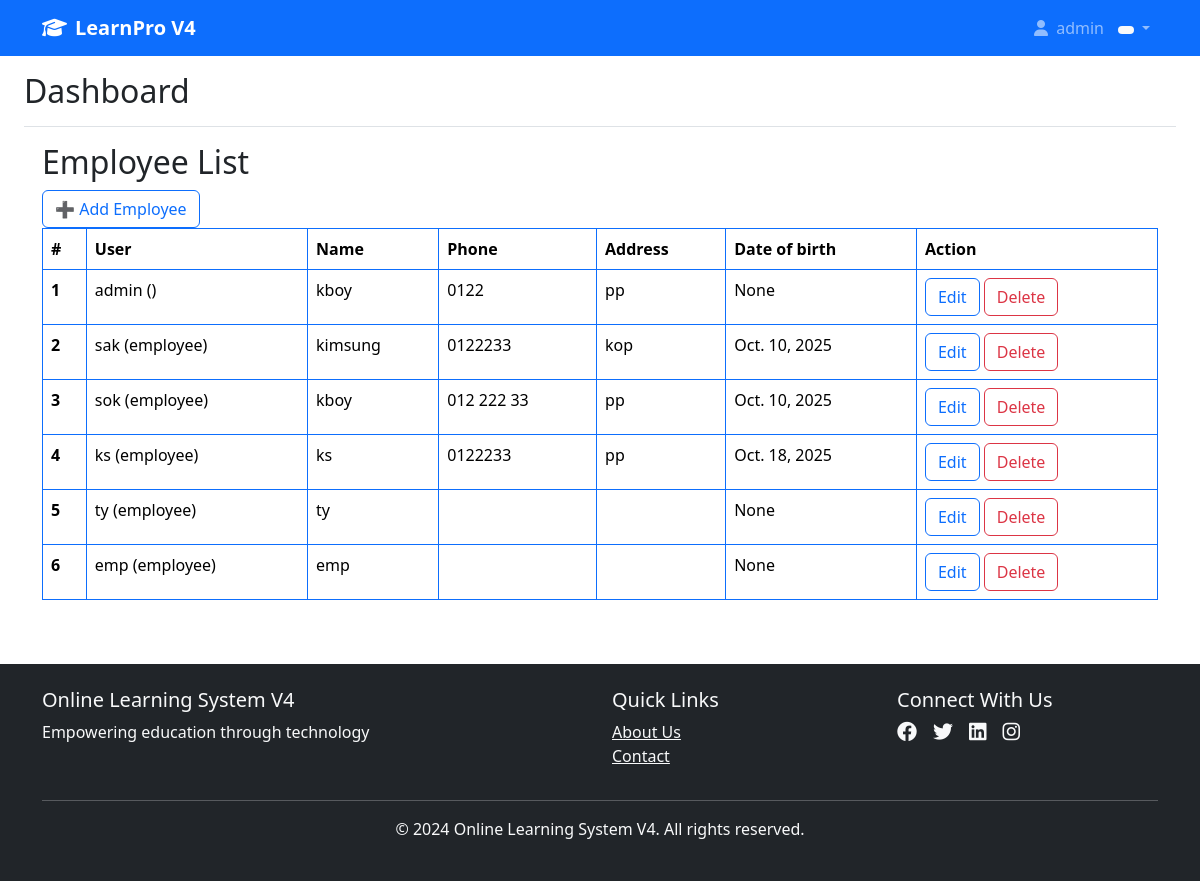
Page /employees/ (signed in) on the committed database.
### users/models.py (models this page shows, shortened)
class User(AbstractUser):
    ROLE_CHOICES = (
        ('student', 'Student'),
        ('instructor', 'Instructor'),
        ('employee', 'Employee'),
    )
    role = models.CharField(max_length=20, choices=ROLE_CHOICES)
    def __str__(self):
        return f"{self.username} ({self.role})"

class Employee(models.Model):
    user = models.OneToOneField(settings.AUTH_USER_MODEL, on_delete=models.CASCADE)
    name = models.CharField(max_length=100)
    phone = models.CharField(max_length=20)
    address = models.TextField()
    date_of_birth = models.DateField(blank=True, null=True)

### users/decorators.py (the view)
    def wrapper_func(request, *args, **kwargs):
        if 'user_id' in request.session:
            return view_func(request, *args, **kwargs)
        else:
            messages.error(request, "Please login to access this page.")
            return redirect('/login/')  # DIRECT PATH

### users/views.py (called while the page is built)
@login_required
def employee_list(request):
    employees = Employee.objects.all()
    return render(request, 'employees/employee_list.html', {'employees': employees})

### users/templates/employees/employee_list.html (shortened to what this page needs)
{% extends 'base.html' %}
{% block content %}
<!DOCTYPE html>
<html lang="en">
  <head>
    <link
      href="https://cdn.jsdelivr.net/npm/bootstrap@5.3.7/dist/css/bootstrap.min.css"
      rel="stylesheet"
    />
  </head>
  <body>
    <div class="container">
      <h2>Employee List</h2>
      <a href="{% url 'employee_add' %}" class="btn btn-outline-primary">➕ Add Employee</a>
      <table class="table table-bordered border-primary">
        <br>
        <thead>
          <tr>
            <th scope="col">#</th>
            <th scope="col">User</th>
            <th scope="col">Name</th>
            <th scope="col">Phone</th>
            <th scope="col">Address</th>
            <th scope="col">Date of birth</th>
            <th scope="col">Action</th>
          </tr>
        </thead>
        <tbody>
          {% for employee in employees %}
          <tr>
            <th scope="row">{{ forloop.counter }}</th>
            <td>{{ employee.user }}</td>
            <td>{{ employee.name }}</td>
            <td>{{ employee.phone }}</td>
            <td>{{ employee.address }}</td>
            <td>{{ employee.date_of_birth }}</td>
            <td>
              <a href="{% url 'employee_edit' employee.id %} " class="btn btn-outline-primary">Edit</a>
              <a href="{% url 'employee_delete' employee.id %} " class="btn btn-outline-danger">Delete</a>
            </td>
          </tr>
          {% endfor %}
        </tbody>
      </table>
    </div>
  </body>
</html>
{% endblock %}

### templates/base.html (shortened to what this page needs)
<!DOCTYPE html>
<html lang="en">
<head>
    <link href="https://cdn.jsdelivr.net/npm/bootstrap@5.3.0/dist/css/bootstrap.min.css" rel="stylesheet">
    <link rel="stylesheet" href="https://cdnjs.cloudflare.com/ajax/libs/font-awesome/6.4.0/css/all.min.css">
</head>
<body>
    <nav class="navbar navbar-expand-lg navbar-dark bg-primary">
        <div class="container">
            <a class="navbar-brand" href="{% url 'home' %}">
                <i class="fas fa-graduation-cap me-2"></i>LearnPro V4
            </a>
            <div class="collapse navbar-collapse" id="navbarNav">
                <ul class="navbar-nav">
                    {% if user.is_authenticated %}
                        <li class="nav-item dropdown">
                            <a class="nav-link dropdown-toggle" href="#" id="userDropdown" role="button" data-bs-toggle="dropdown">
                                <i class="fas fa-user me-1"></i>
                                {{ user.get_full_name|default:user.username }}
                                <span class="badge bg-light text-dark role-badge">
                                </span>
                            </a>
                        </li>
                    {% endif %}
                </ul>
            </div>
        </div>
    </nav>
    <div class="container-fluid">
        <div class="row">
            <main class="col-12 px-md-4">
                <div class="d-flex justify-content-between flex-wrap flex-md-nowrap align-items-center pt-3 pb-2 mb-3 border-bottom">
                    <h1 class="h2">{% block page_title %}Dashboard{% endblock %}</h1>
                </div>
                {% block content %}{% endblock %}
            </main>
        </div>
    </div>
    <footer class="bg-dark text-light py-4 mt-5">
        <div class="container">
            <div class="row">
                <div class="col-md-6">
                    <h5>Online Learning System V4</h5>
                    <p>Empowering education through technology</p>
                </div>
                <div class="col-md-3">
                    <h5>Quick Links</h5>
                    <ul class="list-unstyled">
                        <li><a href="#" class="text-light">About Us</a></li>
                        <li><a href="#" class="text-light">Contact</a></li>
                    </ul>
                </div>
                <div class="col-md-3">
                    <h5>Connect With Us</h5>
                    <div class="d-flex">
                        <a href="#" class="text-light me-3"><i class="fab fa-facebook fa-lg"></i></a>
                        <a href="#" class="text-light me-3"><i class="fab fa-twitter fa-lg"></i></a>
                        <a href="#" class="text-light me-3"><i class="fab fa-linkedin fa-lg"></i></a>
                        <a href="#" class="text-light"><i class="fab fa-instagram fa-lg"></i></a>
                    </div>
                </div>
            </div>
            <hr class="bg-light">
            <div class="text-center">
                <p>&copy; 2024 Online Learning System V4. All rights reserved.</p>
            </div>
        </div>
    </footer>
</body>
</html>

### templates/base.html (style rules this page uses)
.navbar-brand { font-weight: bold; }
.role-badge { font-size: 0.8rem; margin-left: 10px; }

### rows in the picture
User: get_full_name "admin"
Employee: user "admin ()", name "kboy", phone "0122", address "pp", date_of_birth "None"
Employee: user "sak (employee)", name "kimsung", phone "0122233", address "kop", date_of_birth "Oct. 10, 2025"
Employee: user "sok (employee)", name "kboy", phone "012 222 33", address "pp", date_of_birth "Oct. 10, 2025"
Employee: user "ks (employee)", name "ks", phone "0122233", address "pp", date_of_birth "Oct. 18, 2025"
Employee: user "ty (employee)", name "ty", date_of_birth "None"
Employee: user "emp (employee)", name "emp", date_of_birth "None"
